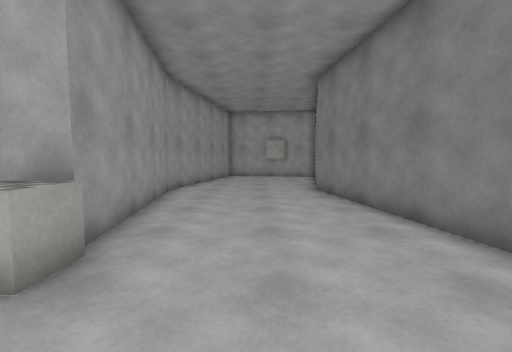
[1] (above)

12 first-person views from a walk through a Unity game level. The camera is 1.3 m above the floor, tilts 4° down and sees 90° across. The floor is counted in squares, 1 m on a side. Each view is taken from the middle of a square. On the plan, view 1 faces up. The plan holds only what a view shows up to about 13 squares ahead; the rest is blank. The player character is not drawn. Surface patterns are stand-ins for the level's own textures.

[2]
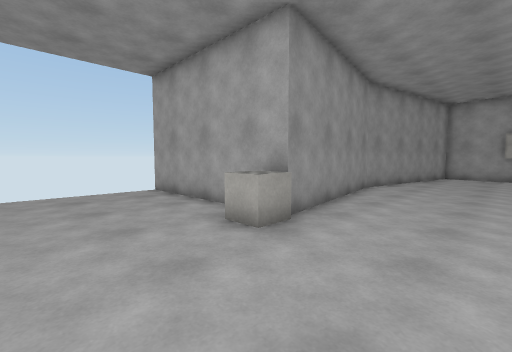

[3]
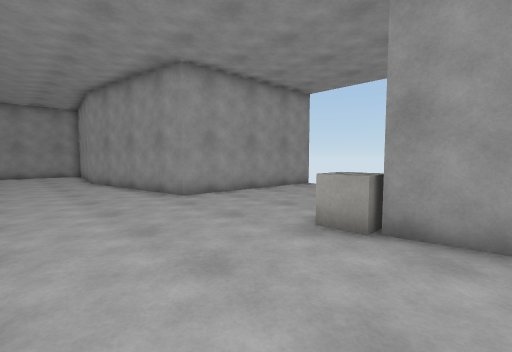

[4]
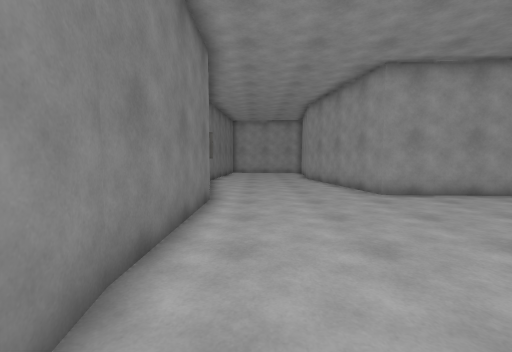

[5]
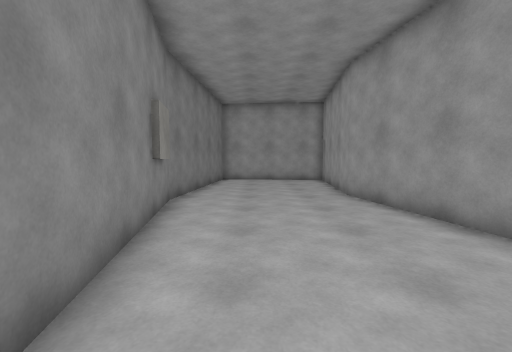

[6]
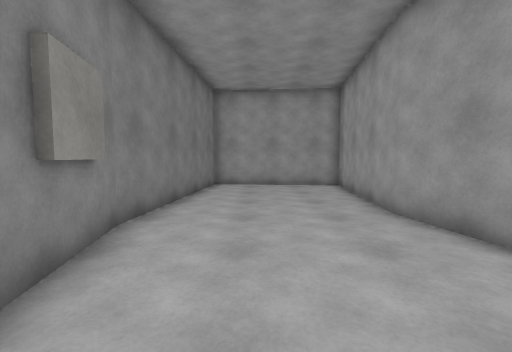

[7]
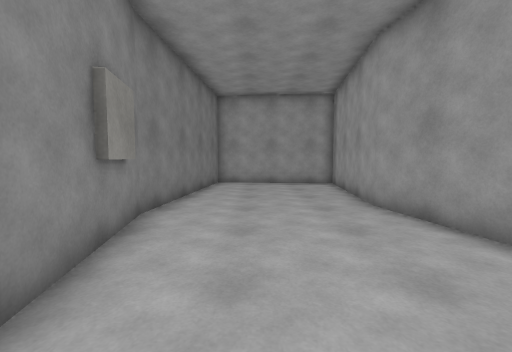

[8]
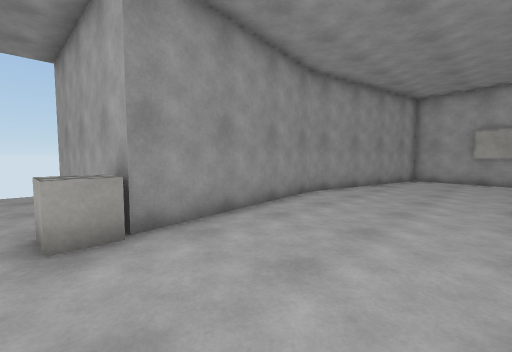

[9]
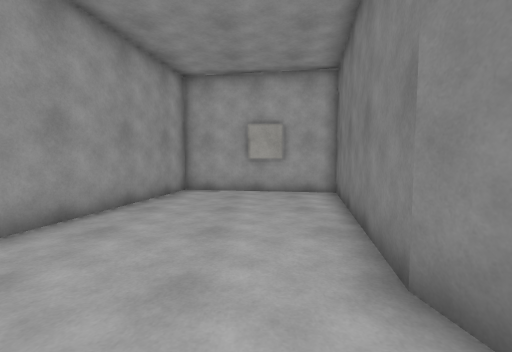

[10]
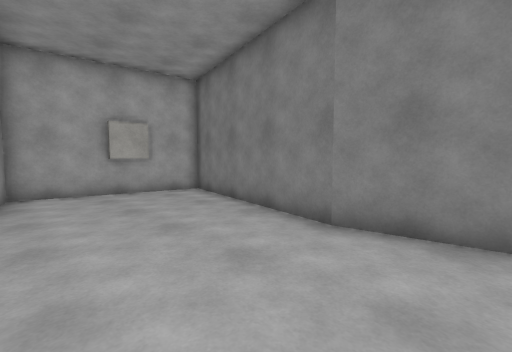

[11]
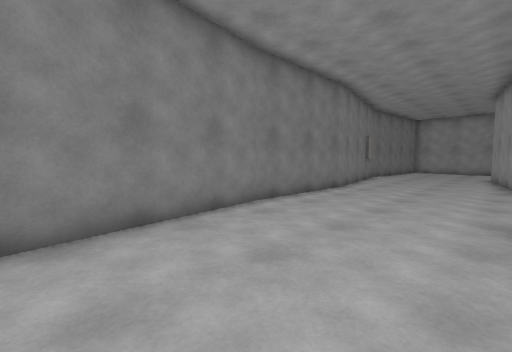

[12]
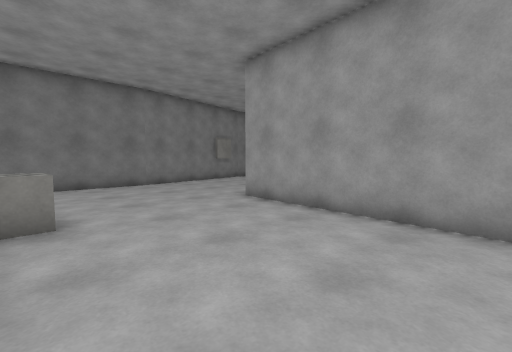

### Floor plan
Points are (right, up) in squares from view 1. A wall is a line through its corners. A room is listed if a view was taken in it or the views show most of it. See-through windows are left out.
Room 1 (views 1, 2, 3, 4, 5, 6, 7, 8, 9, 10, 11, 12)
walls: (3.4, -2) (3.5, 3.5) (2.5, 10.4) (4, 17.6) (-1.9, 18.5) (-3.5, 10.4) (-2.5, 3.5) (-9.5, 3.5); (-9.2, -2.5) (-2.5, -3) (-1.2, -10); (4.2, -6.4) (3.4, -1.9); (-1.2, -9.9) (-2, -16.1) (4, -16.7) (4.7, -8.9) (4.6, -8.3)
objects: crate (-3, 3); block (4, -8) to (5, -7)

Positions as (right, up) in squares from view 1, and headings:
1: (0, 0), facing up
2: (1, -1), facing up-left
3: (2, 5), facing down-left
4: (2, 6), facing down
5: (2, -1), facing down
6: (2, -4), facing down
7: (2, -3), facing down
8: (2, 2), facing up-left
9: (1, 8), facing up
10: (-2, 8), facing up-right
11: (-2, 9), facing down-right
12: (-9, 3), facing down-right
